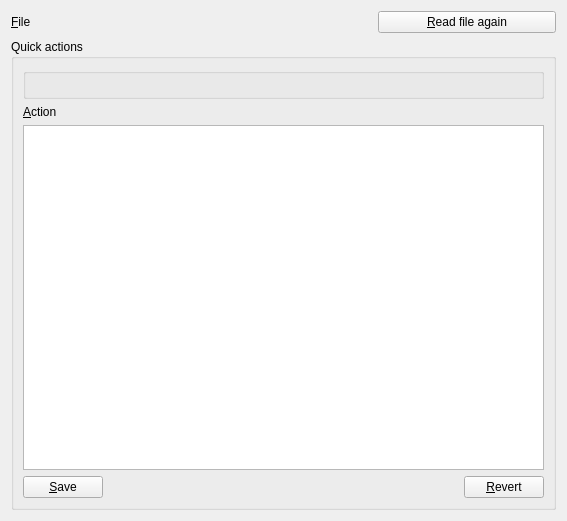
<?xml version="1.0" encoding="UTF-8"?>
<ui version="4.0">
 <class>Ruber::CustomActionsConfigWidget</class>
 <widget class="QWidget" name="Ruber::CustomActionsConfigWidget">
  <property name="geometry">
   <rect>
    <x>0</x>
    <y>0</y>
    <width>567</width>
    <height>521</height>
   </rect>
  </property>
  <property name="windowTitle">
   <string>Form</string>
  </property>
  <layout class="QVBoxLayout" name="verticalLayout_3">
   <item>
    <layout class="QHBoxLayout" name="horizontalLayout_2">
     <item>
      <widget class="QLabel" name="label">
       <property name="text">
        <string>&amp;File</string>
       </property>
       <property name="buddy">
        <cstring>script_files</cstring>
       </property>
      </widget>
     </item>
     <item>
      <widget class="KUrlRequester" name="script_files">
       <property name="access" stdset="0">
        <string>$script_files</string>
       </property>
      </widget>
     </item>
     <item>
      <widget class="QPushButton" name="reread_file">
       <property name="text">
        <string>&amp;Read file again</string>
       </property>
      </widget>
     </item>
    </layout>
   </item>
   <item>
    <widget class="QGroupBox" name="groupBox_2">
     <property name="title">
      <string>Quick actions</string>
     </property>
     <layout class="QVBoxLayout" name="verticalLayout_2">
      <item>
       <widget class="KEditListBox" name="scripts">
        <property name="buttons">
         <set>KEditListBox::Add|KEditListBox::Remove</set>
        </property>
        <property name="access" stdset="0">
         <string>$scripts</string>
        </property>
       </widget>
      </item>
      <item>
       <layout class="QVBoxLayout" name="verticalLayout">
        <item>
         <widget class="QLabel" name="label_2">
          <property name="text">
           <string>&amp;Action</string>
          </property>
          <property name="buddy">
           <cstring>krichtextedit</cstring>
          </property>
         </widget>
        </item>
        <item>
         <widget class="KRichTextEdit" name="krichtextedit"/>
        </item>
       </layout>
      </item>
      <item>
       <layout class="QHBoxLayout" name="horizontalLayout">
        <item>
         <widget class="QPushButton" name="pushButton">
          <property name="text">
           <string>&amp;Save</string>
          </property>
         </widget>
        </item>
        <item>
         <spacer name="horizontalSpacer">
          <property name="orientation">
           <enum>Qt::Horizontal</enum>
          </property>
          <property name="sizeHint" stdset="0">
           <size>
            <width>40</width>
            <height>20</height>
           </size>
          </property>
         </spacer>
        </item>
        <item>
         <widget class="QPushButton" name="pushButton_2">
          <property name="text">
           <string>&amp;Revert</string>
          </property>
         </widget>
        </item>
       </layout>
      </item>
     </layout>
    </widget>
   </item>
  </layout>
 </widget>
 <customwidgets>
  <customwidget>
   <class>KEditListBox</class>
   <extends>QGroupBox</extends>
   <header>keditlistbox.h</header>
  </customwidget>
  <customwidget>
   <class>KRichTextEdit</class>
   <extends>KTextEdit</extends>
   <header>krichtextedit.h</header>
  </customwidget>
  <customwidget>
   <class>KTextEdit</class>
   <extends>QTextEdit</extends>
   <header>ktextedit.h</header>
  </customwidget>
  <customwidget>
   <class>KUrlRequester</class>
   <extends>QFrame</extends>
   <header>kurlrequester.h</header>
  </customwidget>
 </customwidgets>
 <resources/>
 <connections/>
</ui>
